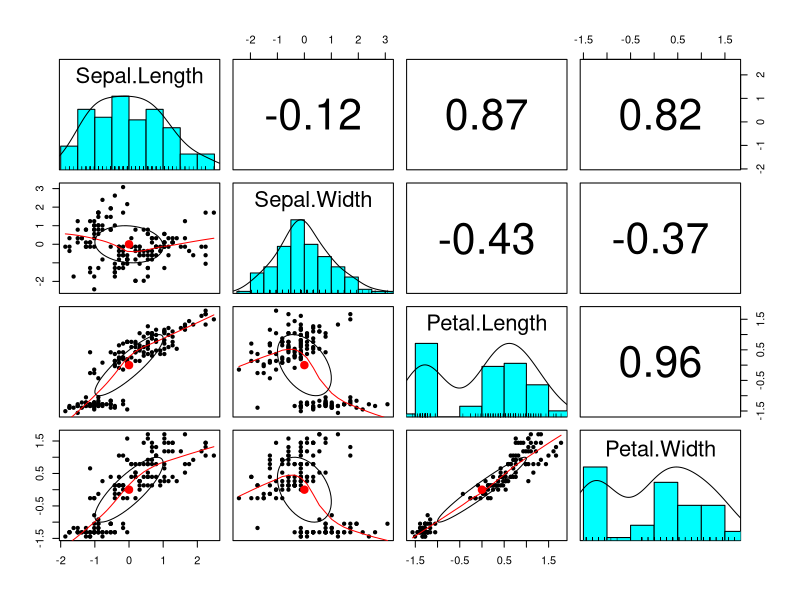
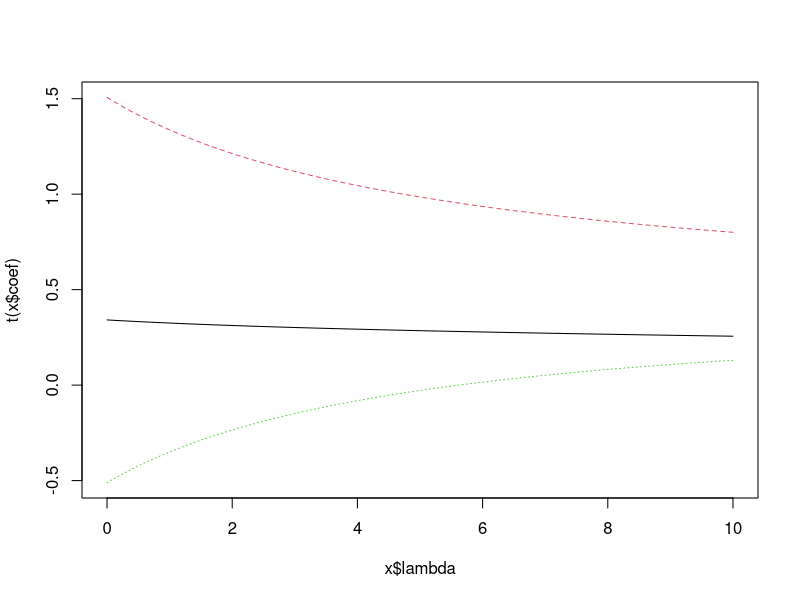
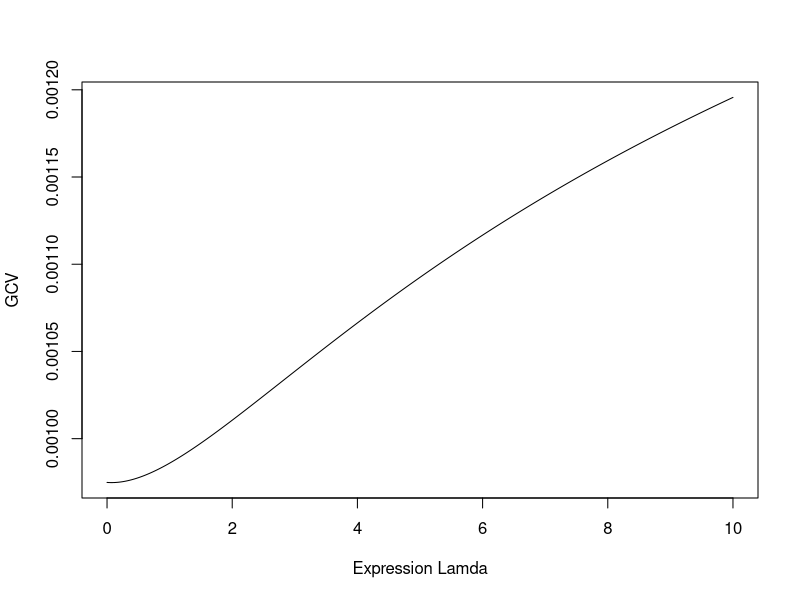

The R source for these figures, in order:
#------------------------------------------------------------------------------------------#
#------------- Detecting mullticollenearity -----------------------------------------------#
#------------------------------------------------------------------------------------------#

library(psych)
iris.num <- data.frame(scale(iris[,1:4]))
pairs.panels(scale(iris.num))

# Calculate the Correlation  matrix
iris.cor <- cor(iris.num)
iris.cor

# There is strong chances of mullticollenearity exists between variables as correlation between variables is 0.96 to 0.82. COR shows correlation between two variables. Sometime mullticollenearity is more complex. There are couple of other way to find mullticollenearity.

# Eigen System Analysis
eigen(iris.cor)$value

# if all values are almost same then there is no mullticollenearity exists. if these values are different then mullticollenearity exists.

# Ratio of max and min eigen value 
max(eigen(iris.cor)$value)/min(eigen(iris.cor)$value)  # 140.88

# Rule of thumb if this ratio is greater then 100 then there is mullticollenearity exists between variables. Same can be achieved by kappa

kappa(iris.cor,exact = TRUE) # 140.88


# Second method to check mullticollenearity through VIF ( variation inflation Factor)
model <- lm(Sepal.Length ~ ., data = iris.num)

library(car)

# Are vif greater than 5 or 10 ?
vif(model)  # 1.270815    15.097572    14.234335

# Rule of thumb is that if vif value is more than 4-5 then there is high chance of mullticollenearity. This need to analysis further

# Is mean of VIF is greater than 1?
mean(vif(model))  # 10.20091. It is clear indication of mullticollenearity.

# All three previous test are confirming mullticollenearity exists.


#------------------------------------------------------------------------------------------#
#------------- Detecting mullticollenearity Treatment -------------------------------------#
#------------------------------------------------------------------------------------------#
# Ridge Regression is a technique for analyzing multiple regression data that suffer from multicollinearity. When multicollinearity occurs, least squares estimates are unbiased, but their variances are large so they may be far from the true value.

library(MASS)
lm_seq <- seq(0,10,0.001)
model.ridge <- lm.ridge(Sepal.Length ~ ., data = iris.num,lambda = lm_seq )

# Plot the model
plot(model.ridge)

# lets get best value of lamda
select(model.ridge)
# modified HKB estimator is 0.05450435 
# modified L-W estimator is 0.1691823 
# smallest value of GCV  at 0.073 ---will use this

# generalized Cross validation GCV Plot
plot(lm_seq, model.ridge$GCV,type = "l", xlab = "Expression Lamda", ylab = "GCV")

lm.ridge(Sepal.Length ~ ., data = iris.num,lambda = 0.3 )
lm.ridge(Sepal.Length ~ ., data = iris.num,lambda = 0)








